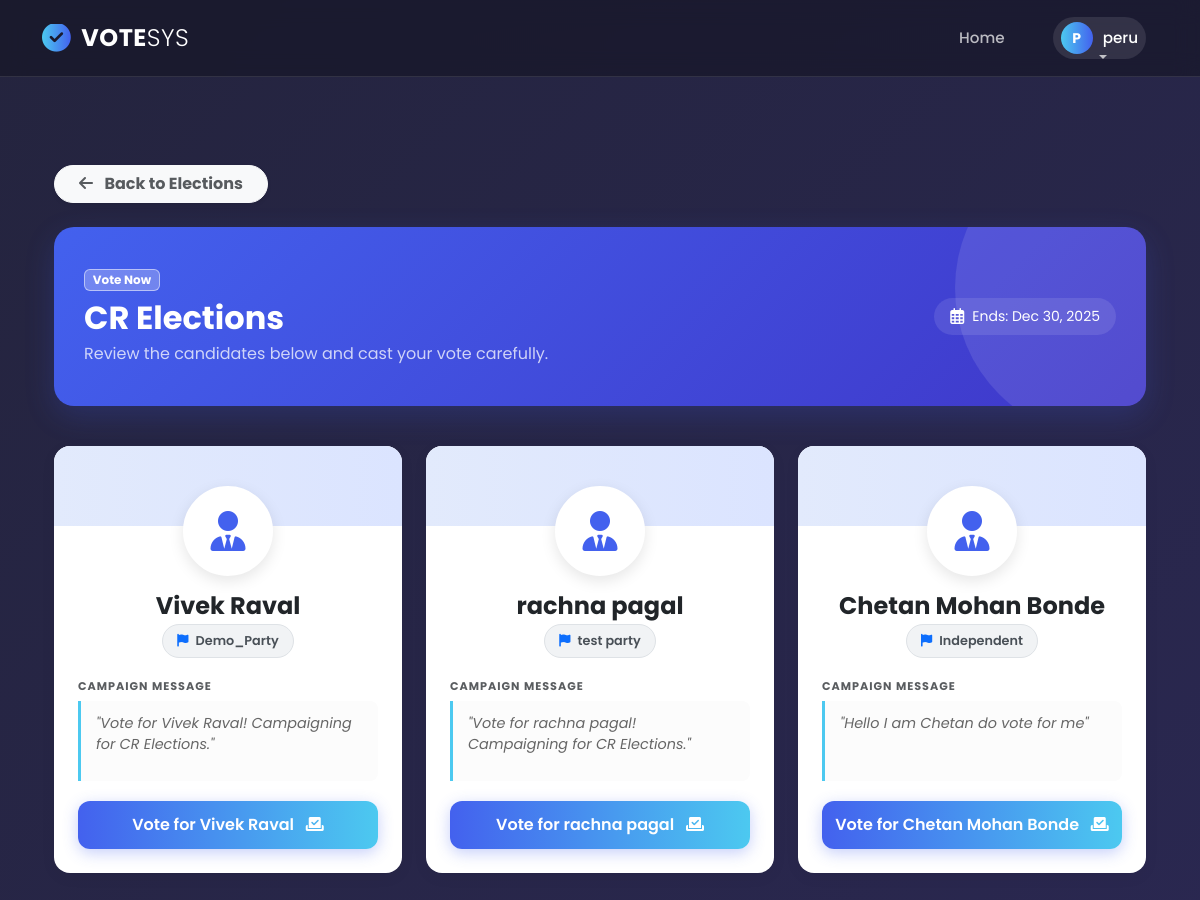
Page /users/voter/elections/6/campaigns/ (signed in) on the committed database.
### users/models.py (models this page shows, shortened)
class CustomUser(AbstractBaseUser, PermissionsMixin):
    ROLE_CHOICES = [
        ("admin", "Admin"),
        ("voter", "Voter"),
        ("candidate", "Candidate"),
    ]
    user_id = models.AutoField(primary_key=True)
    username = models.CharField(max_length=150, unique=True)
    full_name = models.CharField(max_length=255, blank=True, null=True)
    email = models.EmailField(unique=True)
    role = models.CharField(max_length=20, choices=ROLE_CHOICES, default="voter")
    is_admin_approved = models.BooleanField(default=False)
    is_active = models.BooleanField(default=True)
    is_staff = models.BooleanField(default=False)
    created_at = models.DateTimeField(auto_now_add=True)
    objects = CustomUserManager()
    USERNAME_FIELD = "username"
    REQUIRED_FIELDS = ["email"]

class Campaign(models.Model):
    candidate = models.ForeignKey(Candidate, on_delete=models.CASCADE)
    election = models.ForeignKey(Election, on_delete=models.CASCADE)
    message = models.TextField()
    created_at = models.DateTimeField(auto_now_add=True)

class Candidate(models.Model):
    user = models.OneToOneField(
        settings.AUTH_USER_MODEL,
        on_delete=models.SET_NULL,
        null=True,
        blank=True,
        related_name="candidate_profile",
    )
    elections = models.ManyToManyField(
        Election, blank=True, related_name="candidates"
    )
    name = models.CharField(max_length=100)
    age = models.PositiveIntegerField()
    area = models.CharField(max_length=100)
    party = models.ForeignKey(Party, on_delete=models.CASCADE)
    is_approved = models.BooleanField(default=False)

class Party(models.Model):
    name = models.CharField(max_length=100, unique=True)

### elections/models.py (models this page shows, shortened)
class Election(models.Model):
    ELECTION_TYPES = [
        ('single', 'Single Winner'),
        ('multi', 'Multi Winner'),
        ('referendum', 'Referendum'),
    ]
    title = models.CharField(max_length=200)
    description = models.TextField(blank=True)
    election_type = models.CharField(max_length=30, choices=ELECTION_TYPES, default='single')
    start_date = models.DateTimeField()
    end_date = models.DateTimeField()
    is_active = models.BooleanField(default=False)
    created_at = models.DateTimeField(auto_now_add=True)
    results_published = models.BooleanField(default=False, help_text="Check this to make results visible to voters")
    class Meta:
        ordering = ['-created_at']

### users/views.py (the view)
# urls.py: path('voter/elections/<int:election_id>/campaigns/', views.voter_view_campaigns, name='voter_view_campaigns'),
@login_required
def voter_view_campaigns(request, election_id):
    election = get_object_or_404(Election, pk=election_id)
    campaigns = Campaign.objects.filter(election=election).select_related('candidate', 'candidate__party')
    voter = get_object_or_404(Voter, user=request.user)
    voter_votes = Vote.objects.filter(voter=voter, election=election)
    voted_candidate_ids = voter_votes.values_list('candidate_id', flat=True)
    if Vote.objects.filter(voter=voter, election=election).exists():
        messages.info(request, "You have already voted in this election.")
        return redirect('voter_elections_list')
    return render(request, 'voter/campaigns.html', {
        'election': election,
        'campaigns': campaigns,
        'voted_candidate_ids': voted_candidate_ids,
        'voter': voter
    })

### users/templates/voter/campaigns.html (shortened to what this page needs)
{% extends 'base.html' %}
{% load static %}
{% block content %}
<link rel="stylesheet" href="https://cdnjs.cloudflare.com/ajax/libs/font-awesome/6.4.0/css/all.min.css">
<div class="container py-5">
    <div class="d-flex justify-content-between align-items-center mb-4">
        <a href="{% url 'voter_elections_list' %}" class="btn btn-light rounded-pill px-4 text-muted fw-bold shadow-sm">
            <i class="fas fa-arrow-left me-2"></i> Back to Elections
        </a>
    </div>
    <div class="election-header">
        <div class="row align-items-center position-relative z-1">
            <div class="col-lg-8">
                <span class="badge bg-white bg-opacity-25 border border-white border-opacity-50 text-white mb-2">Vote Now</span>
                <h2 class="fw-bold mb-1">{{ election.title }}</h2>
                <p class="mb-0 opacity-75">Review the candidates below and cast your vote carefully.</p>
            </div>
            <div class="col-lg-4 text-lg-end mt-3 mt-lg-0">
                <div class="d-inline-flex align-items-center bg-white bg-opacity-10 px-3 py-2 rounded-pill">
                    <i class="far fa-calendar-alt me-2"></i>
                    <small>Ends: {{ election.end_date|date:"M d, Y" }}</small>
                </div>
            </div>
        </div>
    </div>
    {% if campaigns %}
        <div class="row g-4">
            {% for campaign in campaigns %}
            <div class="col-md-6 col-lg-4">
                <div class="campaign-card h-100 {% if voted_candidate_ids %}card-disabled{% endif %}">
                    <div class="card-body text-center px-4 pb-4">
                        <div class="avatar-wrapper">
                            <div class="candidate-avatar">
                                <i class="fas fa-user-tie"></i>
                            </div>
                        </div>
                        <h4 class="fw-bold text-dark mt-3 mb-1">{{ campaign.candidate.name }}</h4>
                        <div class="party-badge">
                            <i class="fas fa-flag me-1 text-primary"></i> {{ campaign.candidate.party.name }}
                        </div>
                        <div class="text-start">
                            <small class="text-muted text-uppercase fw-bold" style="font-size: 0.7rem; letter-spacing: 1px;">Campaign Message</small>
                            <div class="manifesto-box mt-1">
                                "{{ campaign.message|default:'No campaign message provided.'|truncatewords:25 }}"
                            </div>
                        </div>
                        <div class="mt-auto">
                            {% if campaign.candidate.id in voted_candidate_ids %}
                                <button class="btn btn-success w-100 py-2 rounded-pill fw-bold" disabled style="opacity: 1; filter: none;">
                                    <i class="fas fa-check-circle me-2"></i> You Voted Here
                                </button>
                            {% elif voted_candidate_ids %}
                                <button class="btn btn-secondary w-100 py-2 rounded-pill" disabled>
                                    Election Closed
                                </button>
                            {% else %}
                                <form method="POST" action="{% url 'voter_cast_vote' election.id %}" onsubmit="return confirm('Are you sure you want to vote for {{ campaign.candidate.name }}? This action cannot be undone.');">
                                    <button type="submit" class="btn-vote">
                                        Vote for {{ campaign.candidate.name }} <i class="fas fa-vote-yea ms-2"></i>
                                    </button>
                                </form>
                            {% endif %}
                        </div>
                    </div>
                </div>
            </div>
            {% endfor %}
        </div>
    {% endif %}
</div>
{% endblock %}

### users/templates/base.html (shortened to what this page needs)
{% load static %}
<!DOCTYPE html>
<html lang="en">
<head>
    <link rel="stylesheet" href="https://cdnjs.cloudflare.com/ajax/libs/font-awesome/6.4.0/css/all.min.css">
    <link href="https://cdn.jsdelivr.net/npm/bootstrap@5.3.0/dist/css/bootstrap.min.css" rel="stylesheet">
</head>
<body>
    <nav class="navbar navbar-expand-lg glass-navbar">
        <div class="container">
            <a class="navbar-brand" href="{% url 'users_home' %}">
                <i class="fas fa-check-circle"></i> VOTE<span style="font-weight: 300;">SYS</span>
            </a>
            <div class="collapse navbar-collapse" id="navbarContent">
                <ul class="navbar-nav ms-auto align-items-center">
                    <li class="nav-item">
                        <a class="nav-link" href="{% url 'users_home' %}">Home</a>
                    </li>
                    {% if user.is_authenticated %}
                        <li class="nav-item dropdown ms-lg-3">
                            <a class="nav-link dropdown-toggle user-pill" href="#" id="userDropdown" role="button" data-bs-toggle="dropdown" aria-expanded="false">
                                <div class="user-avatar">
                                    {{ user.username|slice:":1"|upper }}
                                </div>
                                <span class="text-white">{{ user.username }}</span>
                            </a>
                        </li>
                    {% endif %}
                </ul>
            </div>
        </div>
    </nav>
    <div class="container mt-3 main-content">
        {% block content %}{% endblock %}
    </div>
</body>
</html>

### users/templates/base.html (style rules this page uses)
:root { --primary-grad: linear-gradient(90deg, #4cc9f0, #4361ee); --glass-bg: rgba(20, 20, 35, 0.6); --glass-border: 1px solid rgba(255, 255, 255, 0.1); --text-color: #ffffff; --text-muted: rgba(255, 255, 255, 0.7); }
body { font-family: 'Poppins', sans-serif; background: linear-gradient(-45deg, #0f0c29, #302b63, #24243e); background-size: 400% 400%; animation: gradientBG 15s ease infinite; min-height: 100vh; color: var(--text-color); display: flex; flex-direction: column; }
.glass-navbar { background: var(--glass-bg); backdrop-filter: blur(12px); -webkit-backdrop-filter: blur(12px); border-bottom: var(--glass-border); padding: 15px 0; position: sticky; top: 0; z-index: 1000; transition: all 0.3s ease; }
.navbar-brand { font-weight: 700; font-size: 1.5rem; color: #fff !important; letter-spacing: 0.5px; display: flex; align-items: center; }
.navbar-brand i { background: var(--primary-grad); -webkit-background-clip: text; -webkit-text-fill-color: transparent; font-size: 1.8rem; margin-right: 10px; }
.nav-link { color: var(--text-muted) !important; font-weight: 500; font-size: 0.95rem; margin: 0 12px; position: relative; transition: 0.3s; }
.nav-link::after { content: ''; position: absolute; width: 0; height: 2px; bottom: 0; left: 50%; background: var(--primary-grad); transition: all 0.3s ease-in-out; transform: translateX(-50%); }
.user-pill { display: flex; align-items: center; background: rgba(255,255,255,0.1); padding: 5px 15px 5px 5px; border-radius: 30px; transition: 0.3s; }
.user-avatar { width: 32px; height: 32px; background: var(--primary-grad); border-radius: 50%; display: flex; align-items: center; justify-content: center; margin-right: 10px; font-size: 14px; color: white; font-weight: bold; }
.main-content { flex: 1; padding-bottom: 50px; }

### users/templates/voter/campaigns.html (style rules this page uses)
.election-header { background: linear-gradient(135deg, #4361ee 0%, #3f37c9 100%); border-radius: 20px; padding: 40px 30px; color: white; margin-bottom: 40px; position: relative; overflow: hidden; box-shadow: 0 10px 30px rgba(67, 97, 238, 0.2); }
.election-header::before { content: ''; position: absolute; top: -50%; right: -10%; width: 300px; height: 300px; background: rgba(255, 255, 255, 0.1); border-radius: 50%; }
.campaign-card { border: none; border-radius: 16px; background: #fff; transition: all 0.3s cubic-bezier(0.25, 0.8, 0.25, 1); height: 100%; position: relative; overflow: hidden; box-shadow: 0 4px 15px rgba(0,0,0,0.05); }
.avatar-wrapper { position: relative; text-align: center; margin-top: -40px; }
.candidate-avatar { width: 90px; height: 90px; background: #fff; border-radius: 50%; display: inline-flex; align-items: center; justify-content: center; font-size: 2.5rem; color: #4361ee; border: 4px solid #fff; box-shadow: 0 5px 15px rgba(0,0,0,0.1); }
.party-badge { display: inline-block; padding: 6px 14px; background: #f1f3f5; color: #495057; border-radius: 50px; font-size: 0.8rem; font-weight: 600; margin-bottom: 15px; border: 1px solid #dee2e6; }
.manifesto-box { background-color: #fcfcfc; border-left: 3px solid #4cc9f0; padding: 12px 15px; border-radius: 0 8px 8px 0; font-size: 0.9rem; color: #666; min-height: 80px; margin-bottom: 20px; font-style: italic; }
.btn-vote { background: linear-gradient(90deg, #4361ee, #4cc9f0); border: none; color: white; font-weight: 600; padding: 12px; border-radius: 12px; width: 100%; transition: 0.2s; box-shadow: 0 4px 15px rgba(67, 97, 238, 0.3); }

### rows in the picture
CustomUser: username "P", username "peru"
Election: title "CR Elections", end_date "Dec 30, 2025"
Campaign: candidate.name "Vivek Raval", candidate.party.name "Demo_Party", message "Vote for Vivek Raval! Campaigning for CR Elections."
Campaign: candidate.name "rachna pagal", candidate.party.name "test party", message "Vote for rachna pagal! Campaigning for CR Elections."
Campaign: candidate.name "Chetan Mohan Bonde", candidate.party.name "Independent", message "Hello I am Chetan do vote for me"
